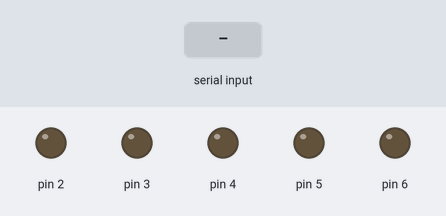
Simulated run of this sketch. Board: Arduino Uno, built for the host (arithmetic inside an expression is 32-bit, double 64-bit). Shown: output pins drawn as LEDs (lit = HIGH). The test bench sets the inputs (shaded band). What the sketch prints to the serial monitor is not drawn.

Above: at 1.3 s.
1.4 s: "1" received over Serial
At 2.3 s:
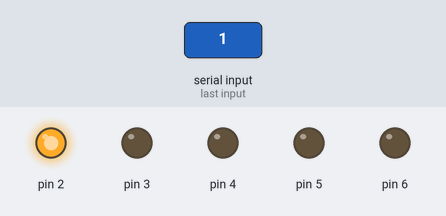
3.0 s: "2" received over Serial
At 3.5 s:
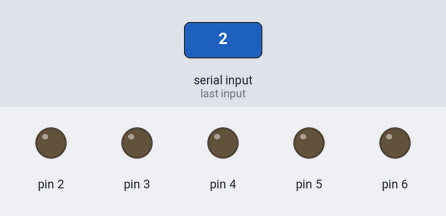
Timing chart, 0 to 6.0 s (numbered marks = the images above; inputs shaded):
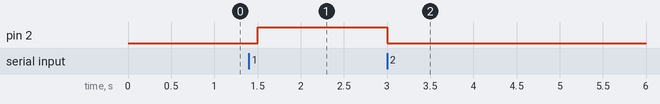

The sketch:

Casa-bt-ultrasonico-leds.ino
```cpp
#include <hcsr04.h>

#define TRIG_PIN 12
#define ECHO_PIN 13

HCSR04 hcsr04(TRIG_PIN, ECHO_PIN, 20, 4000);


int dato = 0;


void setup()
{
  Serial.begin(115200);
  pinMode(2,OUTPUT);
  pinMode(3,OUTPUT);
  pinMode(4,OUTPUT);
  pinMode(5,OUTPUT);
  pinMode(6,OUTPUT);

  digitalWrite(2,LOW);
  digitalWrite(3,LOW);
  digitalWrite(4,LOW);
  digitalWrite(5,LOW);
  digitalWrite(6,LOW);


}

void loop()
{
  if(Serial.available()>0)
  {
    dato = Serial.read();
    if(dato == '1')
    {
      digitalWrite(2,HIGH);
    }
    if(dato == '2')
    {
      digitalWrite(2,LOW);
    }
    if(dato == '3')
    {

    }
    if(dato == '4')
    {

    }
    if(dato == '5')
    {

    }
    if(dato == '6')
    {

    }
    if(dato == '7')
    {

    }
    if(dato == '8')
    {

    }
    dato=0;
  }
  Serial.println(hcsr04.ToString());
  delay(250);
}
```

Measured:
- after the input at 1.4 s, pin 2: LOW → HIGH after 0.10 s
- after the input at 3.0 s, pin 2: HIGH → LOW at once
